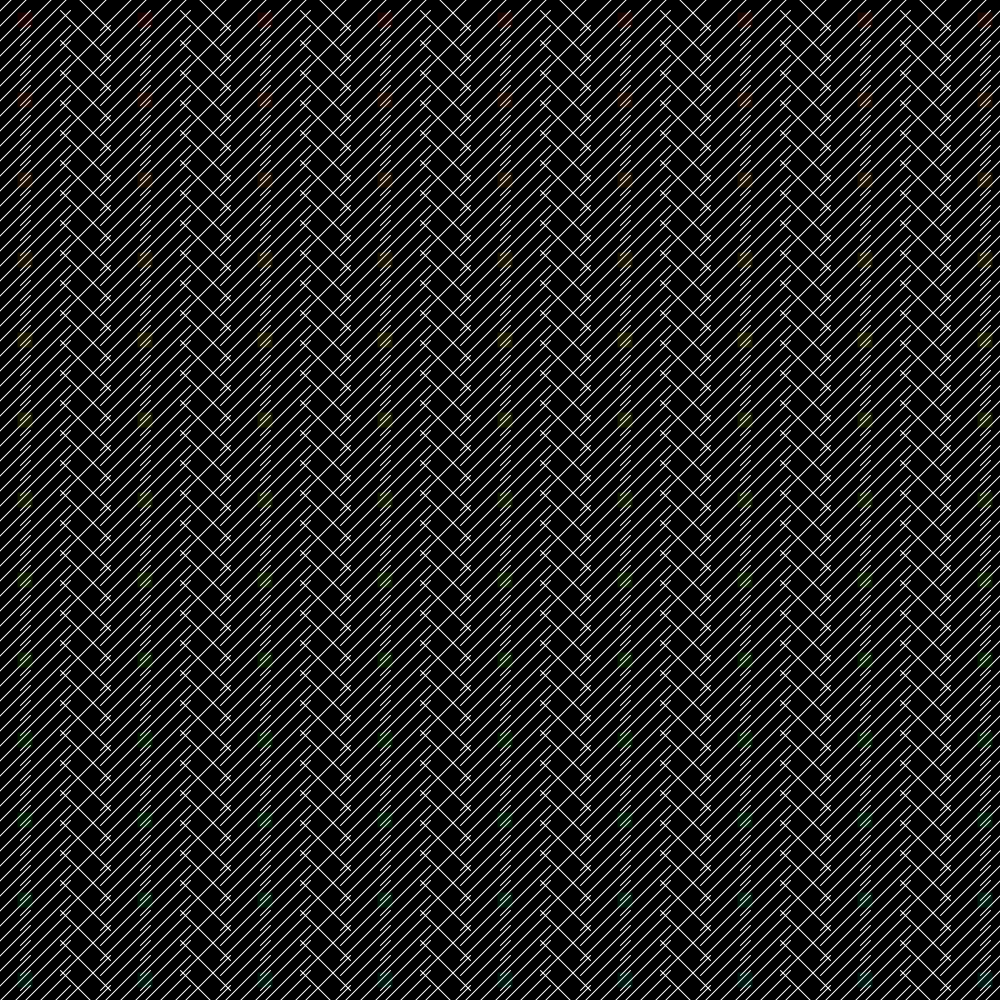
Frame 1 (no input)
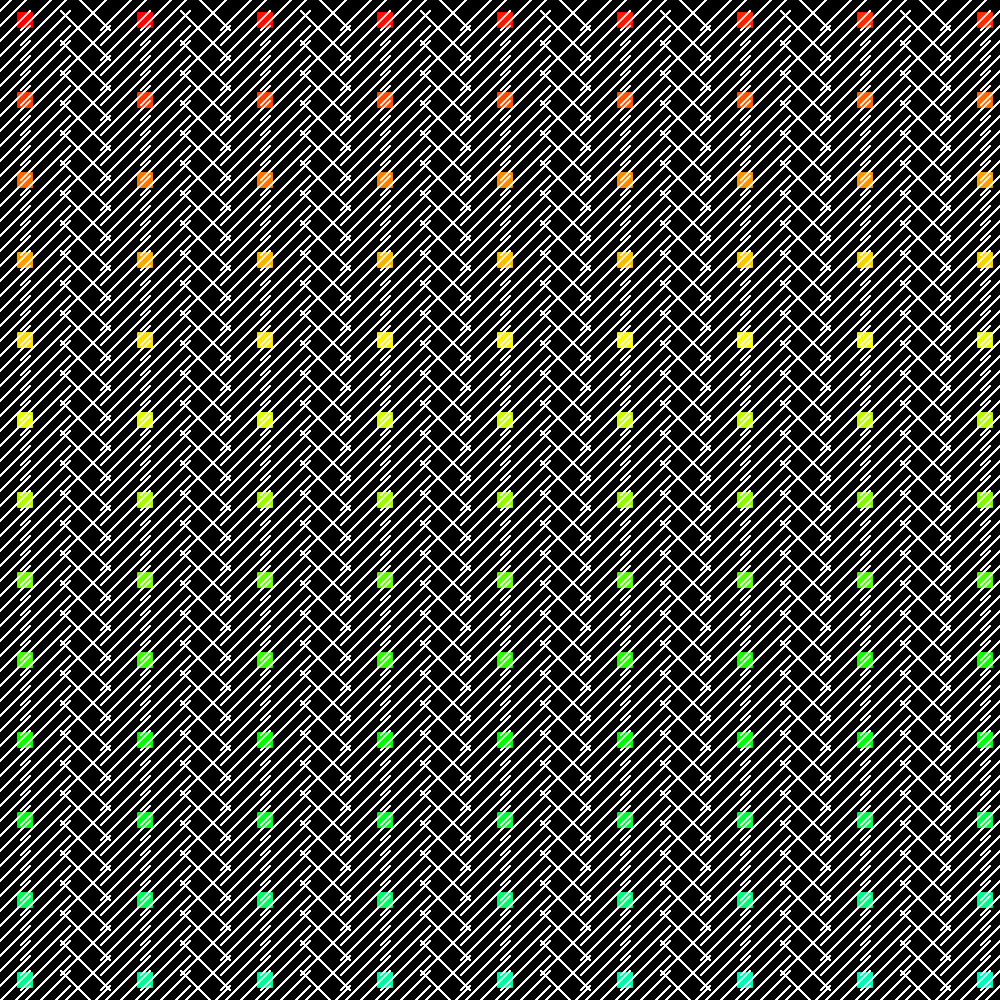
Frame 60 (the mouse pressed at the canvas centre just before this capture)
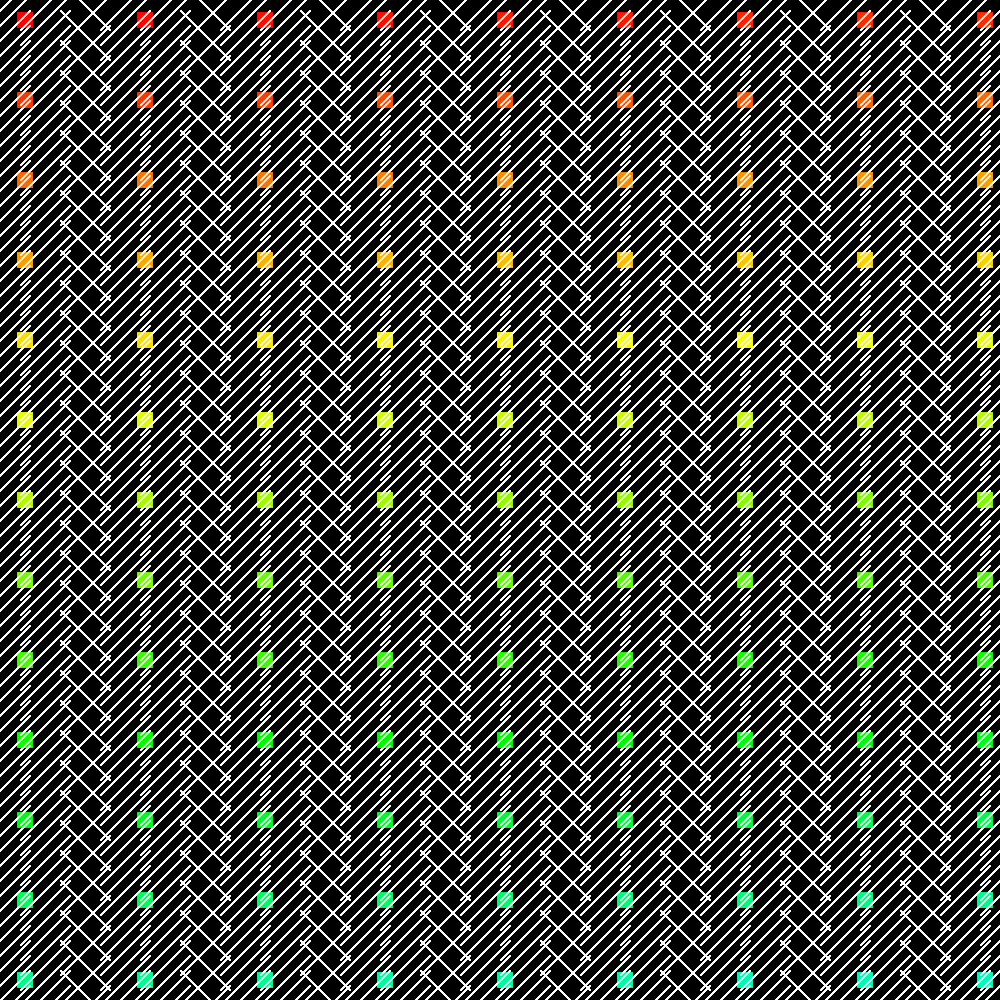
Frame 120 (the mouse held since frame 60 and released just before this capture)

The Processing sketch that drew these frames (run headless with seeded random() and noise(); from frame 60 on, the mouse is pressed at the canvas centre):

// Processing sketch: Week5
// ── Week5.pde


void setup(){
  size (1000, 1000);
  background(0);
  colorMode(HSB);
}

void draw(){

  stroke(255);
  
  for(int i = -20; i <= 1000; i+=40){
    for(int j = -20; j <= 1000; j+=15){
      if (i % 3 == 0 && j % 2 == 0){
       //if(j>0){
          //translate(50,0);}
      line(i,j,i+50,j+50);
      }else{
      line(i,j+50,i+50,j);
      
      }
  }
 }
 
  noStroke();
  rectMode(CENTER);
  
float c = 0;
  
  
  for(int y = 20; y <= height; y+=80){
    for(int x = 25; x<= width; x+=120){
      
      
      if (c>=255){
      c=0;
      }else{c++;}
      //for(int c = 0; c <= 255; c++){
      //if(c>=255){
      // c=0;} 
     //float dist = dist(mouseX, mouseY, 0, 255);
     //float c = map(dist, 0, width, 0,255);
     fill(c, 255, 255, 25);
     //fill(map(dist, 0, width, 0,255), map(dist, 0, width, 0,255),map(dist, 0, width, 0,255));
    
      //rotate(PI/2);
      rect(x,y, 15, 15);
      
      
   //translate(20, 20);
    //}
  }
 }
}
